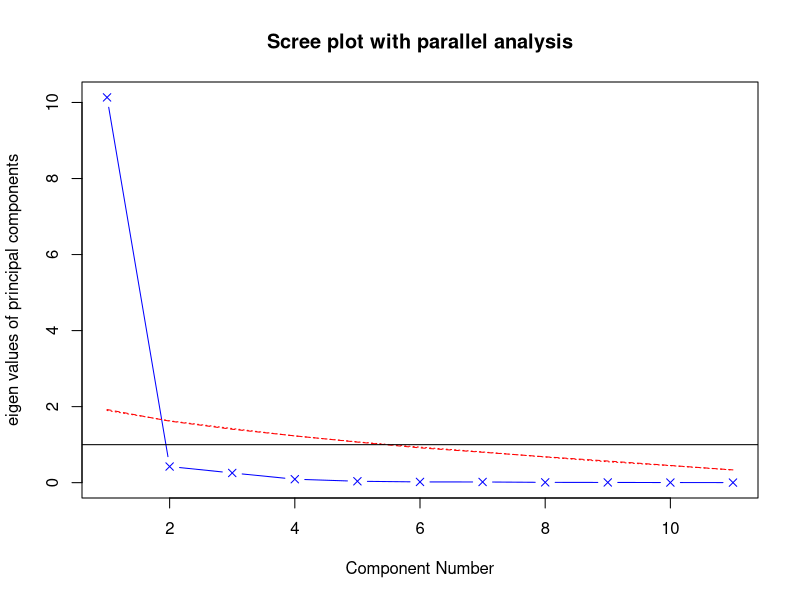
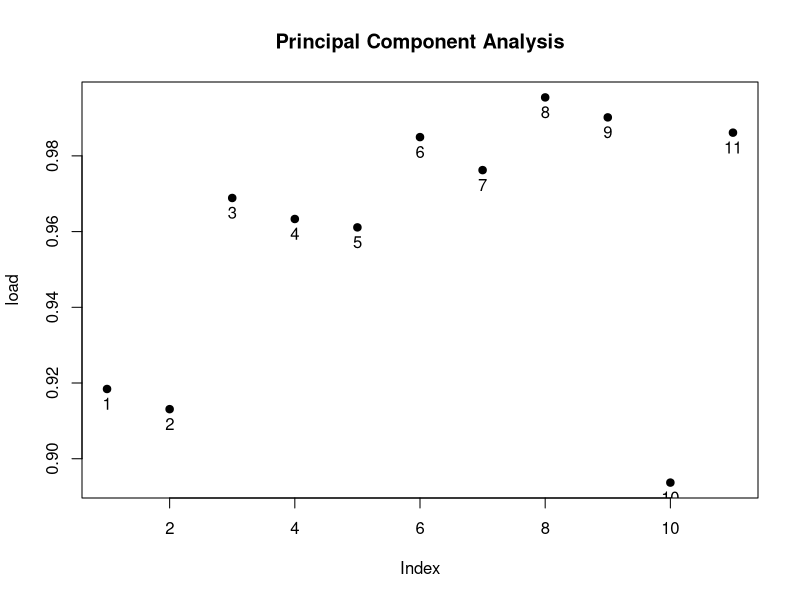

R code for these plots, in order:
#view the .dat file 
USJudgeRatings
#chanign the file name for easy access
uj <- USJudgeRatings
View(uj)
#installing packages
install.packages("psych",dependencies=TRUE) 
install.packages(c("psych","GPArotation"),dependencies=TRUE)
library(psych)
fa.parallel(uj[,-1],fa="pc",n.iter = 100,show.legend = FALSE,main = "Scree plot with parallel analysis")
pc<-principal(uj[,-1],nfactors = 1)
pc
rc<-principal(r=uj,nfactors = 2,rotate = "varimax")
rc
pc<-principal(uj[,-1],nfactors = 1,score=TRUE)
head(pc$scores)
factor.plot(pc)
